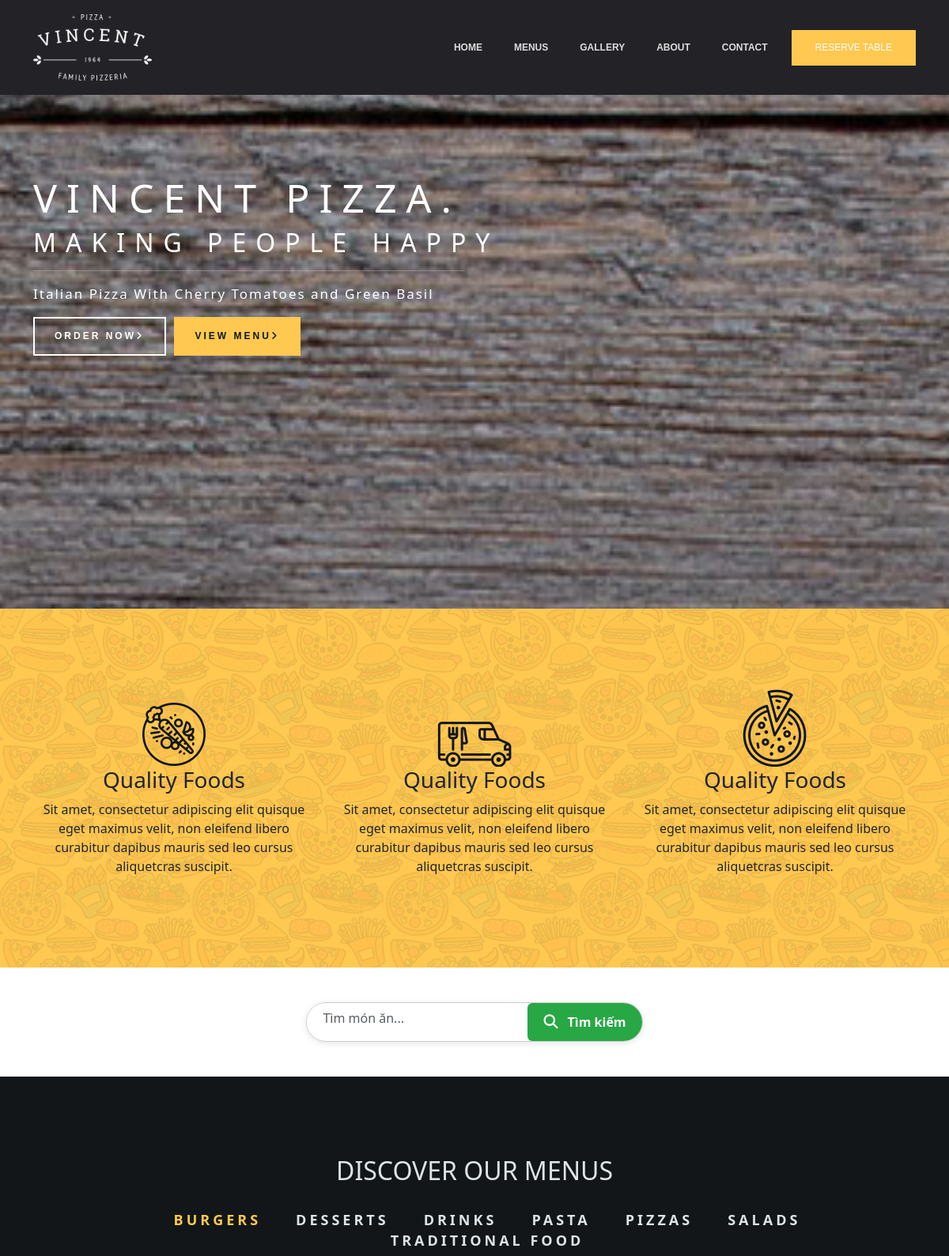
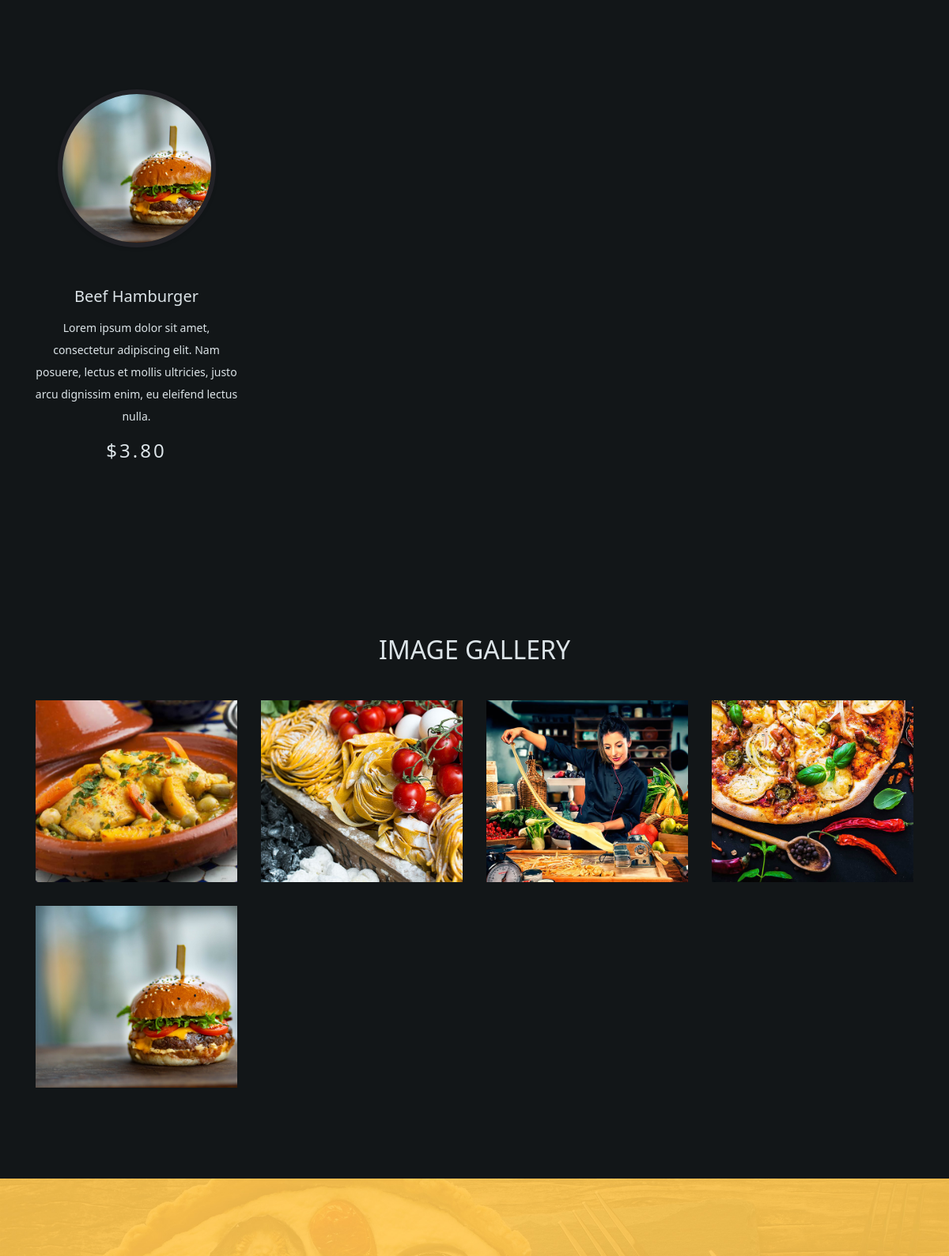
The page / (upper part) on the database its author committed (2 pictures, top to bottom).
### tables this page shows
CREATE TABLE `menu_categories` (
  `category_id` int(3) NOT NULL,
  `category_name` varchar(50) NOT NULL
);

CREATE TABLE `menus` (
  `menu_id` int(5) NOT NULL,
  `menu_name` varchar(100) NOT NULL,
  `menu_description` varchar(255) NOT NULL,
  `menu_price` decimal(6,2) NOT NULL,
  `menu_image` varchar(255) NOT NULL,
  `category_id` int(3) NOT NULL
);

CREATE TABLE `image_gallery` (
  `image_id` int(2) NOT NULL,
  `image_name` varchar(30) NOT NULL,
  `image` varchar(255) NOT NULL
);

### index.php (the view, shortened to what this page needs)
<?php
    include "connect.php";
    include "Includes/templates/header.php";
    include "Includes/templates/navbar.php";
?>
	<section class="home-section" id="home">
		<div class="container">
			<div class="row" style="flex-wrap: nowrap;">
				<div class="col-md-6 home-left-section">
					<div style="padding: 100px 0px; color: white;">
						<h1>
							VINCENT PIZZA.
						</h1>
						<h2>
							MAKING PEOPLE HAPPY
						</h2>
						<hr>
						<p>
							Italian Pizza With Cherry Tomatoes and Green Basil
						</p>
						<div style="display: flex;">
							<a href="order_food.php" target="_blank" class="bttn_style_1" style="margin-right: 10px; display: flex;justify-content: center;align-items: center;">
								Order Now
								<i class="fas fa-angle-right"></i>
							</a>
							<a href="#menus" class="bttn_style_2" style="display: flex;justify-content: center;align-items: center;">
								VIEW MENU
								<i class="fas fa-angle-right"></i>
							</a>
						</div>
					</div>
				</div>
			</div>
		</div>
	</section>
	<section class="our_qualities" style="padding:100px 0px;">
		<div class="container">
			<div class="row">
				<div class="col-md-4">
					<div class="our_qualities_column">
	                    <img src="Design/images/quality_food_img.png" >
	                    <div class="caption">
	                        <h3>
	                            Quality Foods
	                        </h3>
	                        <p>
	                        	Sit amet, consectetur adipiscing elit quisque eget maximus velit,
	                        	non eleifend libero curabitur dapibus mauris sed leo cursus aliquetcras suscipit.
	                        </p>
	                    </div>
	                </div>
				</div>
				<div class="col-md-4">
					<div class="our_qualities_column">
	                    <img src="Design/images/fast_delivery_img.png" >
	                    <div class="caption">
	                        <h3>
	                            Quality Foods
	                        </h3>
	                        <p>
	                        	Sit amet, consectetur adipiscing elit quisque eget maximus velit,
	                        	non eleifend libero curabitur dapibus mauris sed leo cursus aliquetcras suscipit.
	                        </p>
	                    </div>
	                </div>
				</div>
				<div class="col-md-4">
					<div class="our_qualities_column">
	                    <img src="Design/images/original_taste_img.png" >
	                    <div class="caption">
	                        <h3>
	                            Quality Foods
	                        </h3>
	                        <p>
	                        	Sit amet, consectetur adipiscing elit quisque eget maximus velit,
	                        	non eleifend libero curabitur dapibus mauris sed leo cursus aliquetcras suscipit.
	                        </p>
	                    </div>
	                </div>
				</div>
			</div>
		</div>
	</section>
	 <head>
<link rel="stylesheet" href="https://cdnjs.cloudflare.com/ajax/libs/font-awesome/6.5.0/css/all.min.css">
<link rel="stylesheet" href="https://cdn.jsdelivr.net/npm/bootstrap@5.3.0/dist/css/bootstrap.min.css">
<div class="search-container text-center my-4">
    <form method="GET" action="search.php" class="search-bar d-inline-flex">
        <input type="text" name="query" class="form-control me-2 search-input" placeholder="Tìm món ăn..." required>
        <button type="submit" class="btn btn-search">
            <i class="fas fa-search"></i> Tìm kiếm
        </button>
    </form>
</div>
 </head>
	<section class="our_menus" id="menus">
		<div class="container">
			<h2 style="text-align: center;margin-bottom: 30px">DISCOVER OUR MENUS</h2>
			<div class="menus_tabs">
				<div class="menus_tabs_picker">
					<ul style="text-align: center;margin-bottom: 70px">
						<?php
	                        $stmt = $con->prepare("Select * from menu_categories");
	                        $stmt->execute();
	                        $rows = $stmt->fetchAll();
	                        $x = 0;
	                        foreach($rows as $row)
	                        {
	                        	if($x == 0)
	                        	{
	                        		echo "<li class = 'menu_category_name tab_category_links active_category' onclick=showCategoryMenus(event,'".str_replace(' ', '', $row['category_name'])."')>";
	                        			echo $row['category_name'];
	                        		echo "</li>";
	                        	}
	                        	else
	                        	{
	                        		echo "<li class = 'menu_category_name tab_category_links' onclick=showCategoryMenus(event,'".str_replace(' ', '', $row['category_name'])."')>";
	                        			echo $row['category_name'];
	                        		echo "</li>";
	                        	}
	                        	$x++;
	                        }
						?>
					</ul>
				</div>
				<div class="menus_tab">
					<?php
                        $stmt = $con->prepare("Select * from menu_categories");
                        $stmt->execute();
                        $rows = $stmt->fetchAll();
                        $i = 0;
                        foreach($rows as $row)
                        {
                            if($i == 0)
                            {
                                echo '<div class="menu_item  tab_category_content" id="'.str_replace(' ', '', $row['category_name']).'" style=display:block>';
                                    $stmt_menus = $con->prepare("Select * from menus where category_id = ?");
                                    $stmt_menus->execute(array($row['category_id']));
                                    $rows_menus = $stmt_menus->fetchAll();
                                    echo "<div class='row'>";
	                                    foreach($rows_menus as $menu)
	                                    {
	                                        ?>
	                                            <div class="col-md-4 col-lg-3 menu-column">
	                                                <div class="thumbnail" style="cursor:pointer">
	                                                    <?php $source = "Uploads/images/".$menu['menu_image']; ?>
	                                                    <div class="menu-image">
													        <div class="image-preview">
													            <div style="background-image: url('<?php echo $source; ?>');"></div>
													        </div>
													    </div>
	                                                    <div class="caption">
	                                                        <h5>
	                                                            <?php echo $menu['menu_name'];?>
	                                                        </h5>
	                                                        <p>
	                                                            <?php echo $menu['menu_description']; ?>
	                                                        </p>
	                                                        <span class="menu_price">
	                                                        	<?php echo "$".$menu['menu_price']; ?>
	                                                        </span>
	                                                    </div>
	                                                </div>
	                                            </div>
	                                        <?php
	                                    }
	                                echo "</div>";
                                echo '</div>';
                            }
                            $i++;
                        }
                        echo "</div>";
                    ?>
				</div>
			</div>
	</section>
	<section class="image-gallery" id="gallery">
		<div class="container">
			<h2 style="text-align: center;margin-bottom: 30px">IMAGE GALLERY</h2>
			<?php
				$stmt_image_gallery = $con->prepare("Select * from image_gallery");
                $stmt_image_gallery->execute();
                $rows_image_gallery = $stmt_image_gallery->fetchAll();
                echo "<div class = 'row'>";
	                foreach($rows_image_gallery as $row_image_gallery)
	                {
	                	echo "<div class = 'col-md-4 col-lg-3' style = 'padding: 15px;'>";
	                		$source = "admin/Uploads/images/".$row_image_gallery['image'];
	                		?>
	                		<div style = "background-image: url('<?php echo $source; ?>') !important;background-repeat: no-repeat;background-position: 50% 50%;background-size: cover;background-clip: border-box;box-sizing: border-box;overflow: hidden;height: 230px;">
	                		</div>
	                		<?php
	                	echo "</div>";
	                }
	            echo "</div>";
			?>
		</div>
	</section>
	<section class="contact-section" id="contact">
    </section>
    <?php include "Includes/templates/footer.php"; ?>

### rows shown on the page
menu_categories: category_name "BURGERS"
menu_categories: category_name "DESSERTS"
menu_categories: category_name "DRINKS"
menu_categories: category_name "PASTA"
menu_categories: category_name "PIZZAS"
menu_categories: category_name "SALADS"
menu_categories: category_name "TRADITIONAL FOOD"
menus: menu_image (picture), menu_name "Beef Hamburger", menu_description "Lorem ipsum dolor sit amet, consectetur adipiscing elit. Nam posuere, lectus et mollis ultricies, justo arcu dignissim enim, eu eleifend lectus nulla.", menu_price "3.80"
image_gallery: image (picture)
image_gallery: image (picture)
image_gallery: image (picture)
image_gallery: image (picture)
image_gallery: image (picture)
